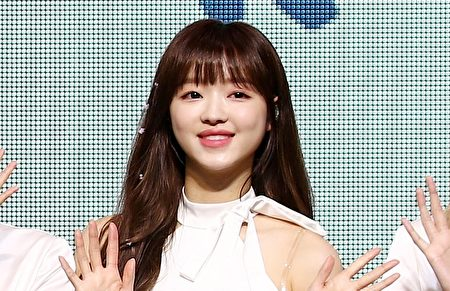
#> input picture face01_detection/girl.jpg, 450 x 291 px
$ python colab_face.py
#> lines starting #> are read from the running program, lines starting #| are printed output that depends on the picture; after the words box and inside, x2 and y2 are one past the last pixel; in counts of white or black regions, pixels touching at a corner belong together
import numpy as np
from google.colab.patches import cv2_imshow
import cv2

face_cascade = cv2.CascadeClassifier('haarcascade_frontalface_default.xml')
eye_cascade = cv2.CascadeClassifier('haarcascade_eye.xml')

img = cv2.imread('girl.jpg')
#> img is the input picture: shape (291, 450, 3); mean B, G, R 163.9, 169.2, 169.5
gray = cv2.cvtColor(img, cv2.COLOR_BGR2GRAY)
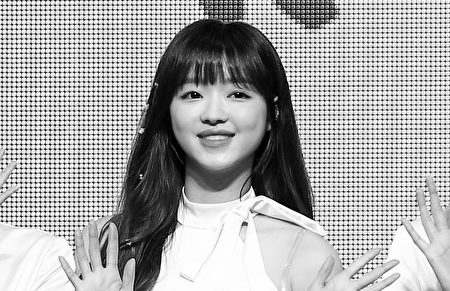
#> gray: shape (291, 450); min 0, max 255, mean 168.7

faces = face_cascade.detectMultiScale(gray, 1.1, 5)
#> faces = [[157, 47, 121, 121]]
for (x,y,w,h) in faces:
    img = cv2.rectangle(img,(x,y),(x+w,y+h),(255,0,0),2)
    roi_gray = gray[y:y+h, x:x+w]
    roi_color = img[y:y+h, x:x+w]
    eyes = eye_cascade.detectMultiScale(roi_gray)
    for (ex,ey,ew,eh) in eyes:
        cv2.rectangle(roi_color,(ex,ey),(ex+ew,ey+eh),(0,255,0),2)
#> this loop made 1 pass
#> (x, y, w, h, eyes) on pass 1: (157, 47, 121, 121, [[22, 36, 25, 25], [68, 37, 24, 24]])
#> pass 1, `img = cv2.rectangle(img,(x,y),(x+w,y+h),(255,0,0),2)`:
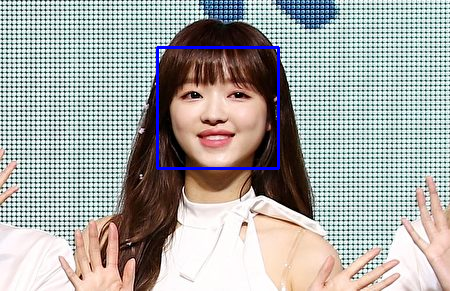
#> img: shape (291, 450, 3); 1.11% of pixels changed, all inside (x1, y1, x2, y2) = (156, 46, 280, 170)
#> pass 1, `roi_gray = gray[y:y+h, x:x+w]`:
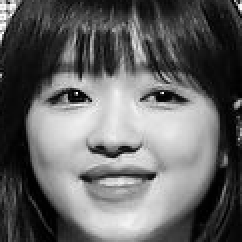
#> roi_gray: shape (121, 121) (shown 2 times larger); min 0, max 254, mean 100.5
#> pass 1, `roi_color = img[y:y+h, x:x+w]`:
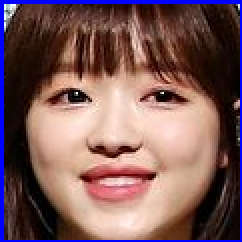
#> roi_color: shape (121, 121, 3) (shown 2 times larger); mean B, G, R 89.8, 89.5, 122.6
#> after the loop:
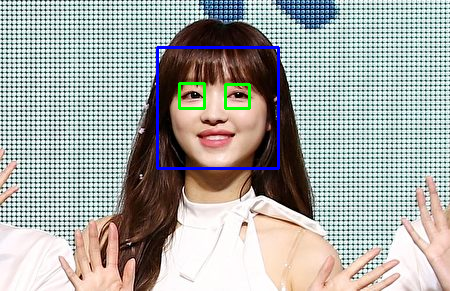
#> img: shape (291, 450, 3); 0.44% of pixels changed, all inside (x1, y1, x2, y2) = (178, 82, 251, 110)
#> after the loop:
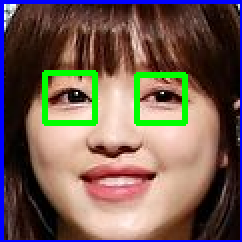
#> roi_color: shape (121, 121, 3) (shown 2 times larger); 3.96% of pixels changed, all inside (x1, y1, x2, y2) = (21, 35, 94, 63)

cv2_imshow(img)
cv2.waitKey(0)
cv2.destroyAllWindows()

$ run again, with face01_detection/man2.jpg copied over face01_detection/girl.jpg
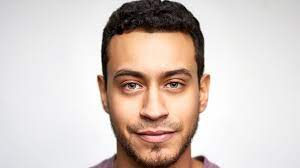
#> input picture face01_detection/man2.jpg, 300 x 168 px
#> img is the input picture: shape (168, 300, 3); mean B, G, R 193.9, 200, 212.8
#> faces = [[96, 39, 114, 114]]
#> the loop `for (x,y,w,h) in faces:` made 1 pass
#> (x, y, w, h, eyes) on pass 1: (96, 39, 114, 114, [[19, 30, 33, 33], [61, 28, 32, 32]])
#> after the loop `for (x,y,w,h) in faces:`:
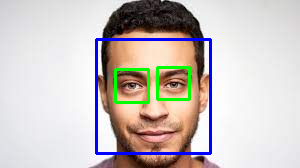
#> img: shape (168, 300, 3); mean B, G, R 193.5, 195.7, 203.4
#> after the loop `for (x,y,w,h) in faces:`:
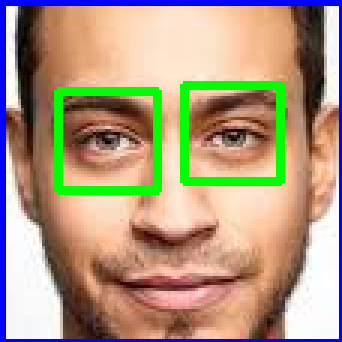
#> roi_color: shape (114, 114, 3) (shown 3 times larger); mean B, G, R 131.3, 153.7, 174.6
